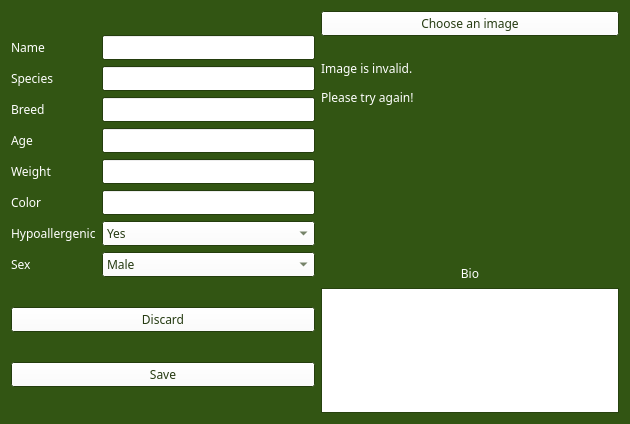
<?xml version="1.0" encoding="UTF-8"?>
<ui version="4.0">
 <class>AdopteeAddPet</class>
 <widget class="QWidget" name="AdopteeAddPet">
  <property name="geometry">
   <rect>
    <x>0</x>
    <y>0</y>
    <width>630</width>
    <height>424</height>
   </rect>
  </property>
  <property name="sizePolicy">
   <sizepolicy hsizetype="Fixed" vsizetype="Fixed">
    <horstretch>0</horstretch>
    <verstretch>0</verstretch>
   </sizepolicy>
  </property>
  <property name="minimumSize">
   <size>
    <width>630</width>
    <height>424</height>
   </size>
  </property>
  <property name="maximumSize">
   <size>
    <width>630</width>
    <height>424</height>
   </size>
  </property>
  <property name="palette">
   <palette>
    <active>
     <colorrole role="WindowText">
      <brush brushstyle="SolidPattern">
       <color alpha="255">
        <red>255</red>
        <green>255</green>
        <blue>255</blue>
       </color>
      </brush>
     </colorrole>
     <colorrole role="Button">
      <brush brushstyle="SolidPattern">
       <color alpha="255">
        <red>255</red>
        <green>255</green>
        <blue>255</blue>
       </color>
      </brush>
     </colorrole>
     <colorrole role="Text">
      <brush brushstyle="SolidPattern">
       <color alpha="255">
        <red>255</red>
        <green>255</green>
        <blue>255</blue>
       </color>
      </brush>
     </colorrole>
     <colorrole role="ButtonText">
      <brush brushstyle="SolidPattern">
       <color alpha="255">
        <red>38</red>
        <green>59</green>
        <blue>18</blue>
       </color>
      </brush>
     </colorrole>
     <colorrole role="Base">
      <brush brushstyle="SolidPattern">
       <color alpha="255">
        <red>255</red>
        <green>255</green>
        <blue>255</blue>
       </color>
      </brush>
     </colorrole>
     <colorrole role="Window">
      <brush brushstyle="SolidPattern">
       <color alpha="255">
        <red>50</red>
        <green>85</green>
        <blue>19</blue>
       </color>
      </brush>
     </colorrole>
    </active>
    <inactive>
     <colorrole role="WindowText">
      <brush brushstyle="SolidPattern">
       <color alpha="255">
        <red>255</red>
        <green>255</green>
        <blue>255</blue>
       </color>
      </brush>
     </colorrole>
     <colorrole role="Button">
      <brush brushstyle="SolidPattern">
       <color alpha="255">
        <red>255</red>
        <green>255</green>
        <blue>255</blue>
       </color>
      </brush>
     </colorrole>
     <colorrole role="Text">
      <brush brushstyle="SolidPattern">
       <color alpha="255">
        <red>255</red>
        <green>255</green>
        <blue>255</blue>
       </color>
      </brush>
     </colorrole>
     <colorrole role="ButtonText">
      <brush brushstyle="SolidPattern">
       <color alpha="255">
        <red>38</red>
        <green>59</green>
        <blue>18</blue>
       </color>
      </brush>
     </colorrole>
     <colorrole role="Base">
      <brush brushstyle="SolidPattern">
       <color alpha="255">
        <red>255</red>
        <green>255</green>
        <blue>255</blue>
       </color>
      </brush>
     </colorrole>
     <colorrole role="Window">
      <brush brushstyle="SolidPattern">
       <color alpha="255">
        <red>50</red>
        <green>85</green>
        <blue>19</blue>
       </color>
      </brush>
     </colorrole>
    </inactive>
    <disabled>
     <colorrole role="WindowText">
      <brush brushstyle="SolidPattern">
       <color alpha="255">
        <red>190</red>
        <green>190</green>
        <blue>190</blue>
       </color>
      </brush>
     </colorrole>
     <colorrole role="Button">
      <brush brushstyle="SolidPattern">
       <color alpha="255">
        <red>255</red>
        <green>255</green>
        <blue>255</blue>
       </color>
      </brush>
     </colorrole>
     <colorrole role="Text">
      <brush brushstyle="SolidPattern">
       <color alpha="255">
        <red>190</red>
        <green>190</green>
        <blue>190</blue>
       </color>
      </brush>
     </colorrole>
     <colorrole role="ButtonText">
      <brush brushstyle="SolidPattern">
       <color alpha="255">
        <red>190</red>
        <green>190</green>
        <blue>190</blue>
       </color>
      </brush>
     </colorrole>
     <colorrole role="Base">
      <brush brushstyle="SolidPattern">
       <color alpha="255">
        <red>50</red>
        <green>85</green>
        <blue>19</blue>
       </color>
      </brush>
     </colorrole>
     <colorrole role="Window">
      <brush brushstyle="SolidPattern">
       <color alpha="255">
        <red>50</red>
        <green>85</green>
        <blue>19</blue>
       </color>
      </brush>
     </colorrole>
    </disabled>
   </palette>
  </property>
  <property name="font">
   <font>
    <family>Saab</family>
   </font>
  </property>
  <property name="windowTitle">
   <string>Form</string>
  </property>
  <layout class="QHBoxLayout" name="horizontalLayout">
   <item>
    <layout class="QHBoxLayout" name="horizontalLayout_2">
     <item>
      <layout class="QVBoxLayout" name="verticalLayout_6">
       <item>
        <layout class="QGridLayout" name="gridLayout">
         <item row="0" column="0">
          <layout class="QVBoxLayout" name="verticalLayout_2">
           <item>
            <widget class="QLabel" name="label">
             <property name="text">
              <string>Name</string>
             </property>
            </widget>
           </item>
           <item>
            <widget class="QLabel" name="label_2">
             <property name="text">
              <string>Species</string>
             </property>
            </widget>
           </item>
           <item>
            <widget class="QLabel" name="label_3">
             <property name="text">
              <string>Breed</string>
             </property>
            </widget>
           </item>
           <item>
            <widget class="QLabel" name="label_4">
             <property name="text">
              <string>Age</string>
             </property>
            </widget>
           </item>
           <item>
            <widget class="QLabel" name="label_5">
             <property name="text">
              <string>Weight</string>
             </property>
            </widget>
           </item>
           <item>
            <widget class="QLabel" name="label_6">
             <property name="text">
              <string>Color</string>
             </property>
            </widget>
           </item>
           <item>
            <widget class="QLabel" name="label_7">
             <property name="text">
              <string>Hypoallergenic</string>
             </property>
            </widget>
           </item>
           <item>
            <widget class="QLabel" name="label_8">
             <property name="text">
              <string>Sex</string>
             </property>
            </widget>
           </item>
          </layout>
         </item>
         <item row="0" column="1">
          <layout class="QVBoxLayout" name="verticalLayout">
           <item>
            <widget class="QLineEdit" name="nameInput">
             <property name="palette">
              <palette>
               <active>
                <colorrole role="Text">
                 <brush brushstyle="SolidPattern">
                  <color alpha="255">
                   <red>0</red>
                   <green>0</green>
                   <blue>0</blue>
                  </color>
                 </brush>
                </colorrole>
               </active>
               <inactive>
                <colorrole role="Text">
                 <brush brushstyle="SolidPattern">
                  <color alpha="255">
                   <red>0</red>
                   <green>0</green>
                   <blue>0</blue>
                  </color>
                 </brush>
                </colorrole>
               </inactive>
               <disabled>
                <colorrole role="Text">
                 <brush brushstyle="SolidPattern">
                  <color alpha="255">
                   <red>190</red>
                   <green>190</green>
                   <blue>190</blue>
                  </color>
                 </brush>
                </colorrole>
               </disabled>
              </palette>
             </property>
            </widget>
           </item>
           <item>
            <widget class="QLineEdit" name="speciesInput">
             <property name="palette">
              <palette>
               <active>
                <colorrole role="Text">
                 <brush brushstyle="SolidPattern">
                  <color alpha="255">
                   <red>0</red>
                   <green>0</green>
                   <blue>0</blue>
                  </color>
                 </brush>
                </colorrole>
               </active>
               <inactive>
                <colorrole role="Text">
                 <brush brushstyle="SolidPattern">
                  <color alpha="255">
                   <red>0</red>
                   <green>0</green>
                   <blue>0</blue>
                  </color>
                 </brush>
                </colorrole>
               </inactive>
               <disabled>
                <colorrole role="Text">
                 <brush brushstyle="SolidPattern">
                  <color alpha="255">
                   <red>190</red>
                   <green>190</green>
                   <blue>190</blue>
                  </color>
                 </brush>
                </colorrole>
               </disabled>
              </palette>
             </property>
            </widget>
           </item>
           <item>
            <widget class="QLineEdit" name="breedInput">
             <property name="palette">
              <palette>
               <active>
                <colorrole role="Text">
                 <brush brushstyle="SolidPattern">
                  <color alpha="255">
                   <red>0</red>
                   <green>0</green>
                   <blue>0</blue>
                  </color>
                 </brush>
                </colorrole>
               </active>
               <inactive>
                <colorrole role="Text">
                 <brush brushstyle="SolidPattern">
                  <color alpha="255">
                   <red>0</red>
                   <green>0</green>
                   <blue>0</blue>
                  </color>
                 </brush>
                </colorrole>
               </inactive>
               <disabled>
                <colorrole role="Text">
                 <brush brushstyle="SolidPattern">
                  <color alpha="255">
                   <red>190</red>
                   <green>190</green>
                   <blue>190</blue>
                  </color>
                 </brush>
                </colorrole>
               </disabled>
              </palette>
             </property>
            </widget>
           </item>
           <item>
            <widget class="QLineEdit" name="ageInput">
             <property name="palette">
              <palette>
               <active>
                <colorrole role="Text">
                 <brush brushstyle="SolidPattern">
                  <color alpha="255">
                   <red>0</red>
                   <green>0</green>
                   <blue>0</blue>
                  </color>
                 </brush>
                </colorrole>
               </active>
               <inactive>
                <colorrole role="Text">
                 <brush brushstyle="SolidPattern">
                  <color alpha="255">
                   <red>0</red>
                   <green>0</green>
                   <blue>0</blue>
                  </color>
                 </brush>
                </colorrole>
               </inactive>
               <disabled>
                <colorrole role="Text">
                 <brush brushstyle="SolidPattern">
                  <color alpha="255">
                   <red>190</red>
                   <green>190</green>
                   <blue>190</blue>
                  </color>
                 </brush>
                </colorrole>
               </disabled>
              </palette>
             </property>
             <property name="inputMethodHints">
              <set>Qt::ImhDigitsOnly|Qt::ImhFormattedNumbersOnly</set>
             </property>
            </widget>
           </item>
           <item>
            <widget class="QLineEdit" name="weightInput">
             <property name="palette">
              <palette>
               <active>
                <colorrole role="Text">
                 <brush brushstyle="SolidPattern">
                  <color alpha="255">
                   <red>0</red>
                   <green>0</green>
                   <blue>0</blue>
                  </color>
                 </brush>
                </colorrole>
               </active>
               <inactive>
                <colorrole role="Text">
                 <brush brushstyle="SolidPattern">
                  <color alpha="255">
                   <red>0</red>
                   <green>0</green>
                   <blue>0</blue>
                  </color>
                 </brush>
                </colorrole>
               </inactive>
               <disabled>
                <colorrole role="Text">
                 <brush brushstyle="SolidPattern">
                  <color alpha="255">
                   <red>190</red>
                   <green>190</green>
                   <blue>190</blue>
                  </color>
                 </brush>
                </colorrole>
               </disabled>
              </palette>
             </property>
             <property name="inputMethodHints">
              <set>Qt::ImhDigitsOnly|Qt::ImhFormattedNumbersOnly</set>
             </property>
            </widget>
           </item>
           <item>
            <widget class="QLineEdit" name="colorInput">
             <property name="palette">
              <palette>
               <active>
                <colorrole role="Text">
                 <brush brushstyle="SolidPattern">
                  <color alpha="255">
                   <red>0</red>
                   <green>0</green>
                   <blue>0</blue>
                  </color>
                 </brush>
                </colorrole>
               </active>
               <inactive>
                <colorrole role="Text">
                 <brush brushstyle="SolidPattern">
                  <color alpha="255">
                   <red>0</red>
                   <green>0</green>
                   <blue>0</blue>
                  </color>
                 </brush>
                </colorrole>
               </inactive>
               <disabled>
                <colorrole role="Text">
                 <brush brushstyle="SolidPattern">
                  <color alpha="255">
                   <red>190</red>
                   <green>190</green>
                   <blue>190</blue>
                  </color>
                 </brush>
                </colorrole>
               </disabled>
              </palette>
             </property>
            </widget>
           </item>
           <item>
            <widget class="QComboBox" name="comboBox">
             <item>
              <property name="text">
               <string>Yes</string>
              </property>
             </item>
             <item>
              <property name="text">
               <string>No</string>
              </property>
             </item>
            </widget>
           </item>
           <item>
            <widget class="QComboBox" name="comboBox_2">
             <item>
              <property name="text">
               <string>Male</string>
              </property>
             </item>
             <item>
              <property name="text">
               <string>Female</string>
              </property>
             </item>
            </widget>
           </item>
          </layout>
         </item>
        </layout>
       </item>
       <item>
        <widget class="QPushButton" name="discardButton">
         <property name="text">
          <string>Discard</string>
         </property>
        </widget>
       </item>
       <item>
        <widget class="QPushButton" name="saveButton">
         <property name="text">
          <string>Save</string>
         </property>
        </widget>
       </item>
      </layout>
     </item>
     <item>
      <layout class="QVBoxLayout" name="verticalLayout_5">
       <item>
        <layout class="QVBoxLayout" name="verticalLayout_4">
         <item>
          <widget class="QPushButton" name="btn_image">
           <property name="text">
            <string>Choose an image</string>
           </property>
          </widget>
         </item>
         <item>
          <widget class="QLabel" name="invalidImageLabel">
           <property name="text">
            <string>&lt;html&gt;&lt;head/&gt;&lt;body&gt;&lt;p&gt;Image is invalid.&lt;/p&gt;&lt;p&gt;Please try again!&lt;/p&gt;&lt;/body&gt;&lt;/html&gt;</string>
           </property>
          </widget>
         </item>
         <item>
          <widget class="QLabel" name="lbl_image">
           <property name="text">
            <string/>
           </property>
          </widget>
         </item>
        </layout>
       </item>
       <item>
        <layout class="QVBoxLayout" name="verticalLayout_3">
         <item>
          <widget class="QLabel" name="label_9">
           <property name="sizePolicy">
            <sizepolicy hsizetype="Fixed" vsizetype="Fixed">
             <horstretch>0</horstretch>
             <verstretch>0</verstretch>
            </sizepolicy>
           </property>
           <property name="minimumSize">
            <size>
             <width>298</width>
             <height>65</height>
            </size>
           </property>
           <property name="text">
            <string>Bio</string>
           </property>
           <property name="alignment">
            <set>Qt::AlignBottom|Qt::AlignHCenter</set>
           </property>
          </widget>
         </item>
         <item>
          <widget class="QTextEdit" name="bioBox">
           <property name="sizePolicy">
            <sizepolicy hsizetype="Preferred" vsizetype="Fixed">
             <horstretch>0</horstretch>
             <verstretch>0</verstretch>
            </sizepolicy>
           </property>
           <property name="minimumSize">
            <size>
             <width>0</width>
             <height>125</height>
            </size>
           </property>
           <property name="maximumSize">
            <size>
             <width>16777215</width>
             <height>125</height>
            </size>
           </property>
           <property name="palette">
            <palette>
             <active>
              <colorrole role="Text">
               <brush brushstyle="SolidPattern">
                <color alpha="255">
                 <red>0</red>
                 <green>0</green>
                 <blue>0</blue>
                </color>
               </brush>
              </colorrole>
             </active>
             <inactive>
              <colorrole role="Text">
               <brush brushstyle="SolidPattern">
                <color alpha="255">
                 <red>0</red>
                 <green>0</green>
                 <blue>0</blue>
                </color>
               </brush>
              </colorrole>
             </inactive>
             <disabled>
              <colorrole role="Text">
               <brush brushstyle="SolidPattern">
                <color alpha="255">
                 <red>190</red>
                 <green>190</green>
                 <blue>190</blue>
                </color>
               </brush>
              </colorrole>
             </disabled>
            </palette>
           </property>
          </widget>
         </item>
        </layout>
       </item>
      </layout>
     </item>
    </layout>
   </item>
  </layout>
 </widget>
 <resources/>
 <connections/>
</ui>
